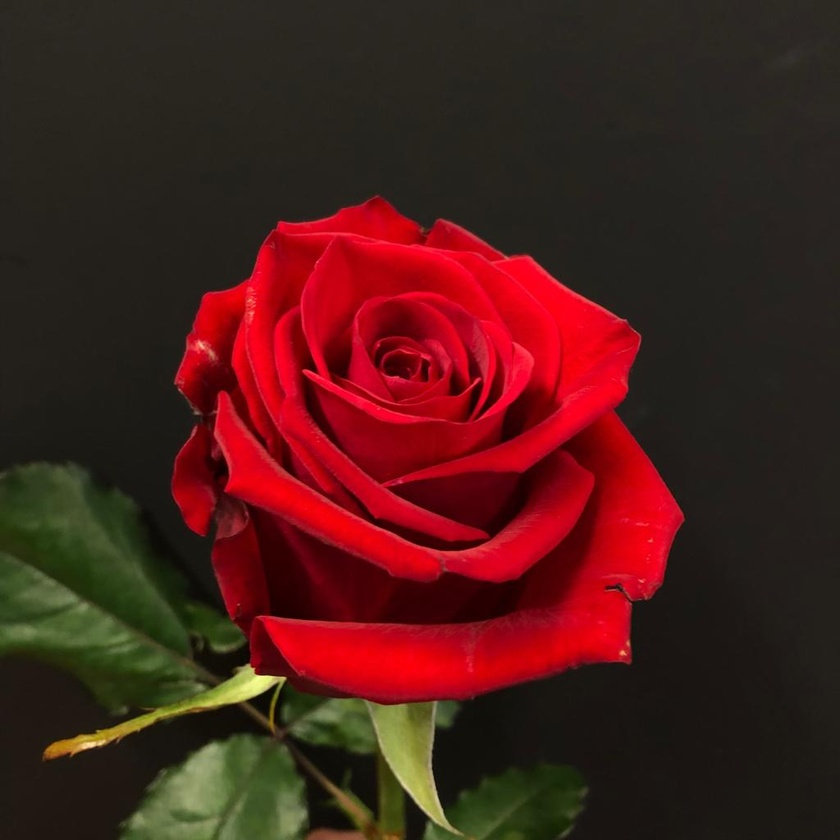
#> input picture Red.jpg, 840 x 840 px, shrunk from 1024 x 1024 before the run
$ python assignment4.py
#> lines starting #> are read from the running program, lines starting #| are printed output that depends on the picture
import numpy as np
import matplotlib.pyplot as plt
import cv2 as cv
from collections import Counter


def padding(img:np.array)->np.array:
    w, h = img.shape
    new_img = np.zeros(shape=(w+2,h+2))
    w, h = new_img.shape
    new_img[1:w-1,1:h-1] = img
    new_img.astype(int)
    return new_img

def convolute(img: int, kernel: int)->np.array:
    img = padding(np.array(img))
    _, k = kernel.shape
    w, h = img.shape
    new_w, new_h = w-k+1, h-k+1
    conv_img = np.zeros(shape=(new_w,new_h))
    for i in range(new_w):
        for j in range(new_h):
            mat = img[i:i+k,j:j+k]
            conv_img[i,j] = np.sum(np.multiply(kernel,mat))
            if conv_img[i,j]<0:
                conv_img[i,j]=0
            elif(conv_img[i,j]>255):
                conv_img[i,j]=255

    return conv_img


def plot_img(x, y, pos, img, img_title):
    plt.subplot(x,y,pos)
    plt.title(img_title)
    plt.imshow(img,cmap='gray')

def main():

    x, y = 3, 2
    pos, channel = 1, 0

    img_path = 'Red.jpg'
    grayscale = cv.imread(img_path,0)
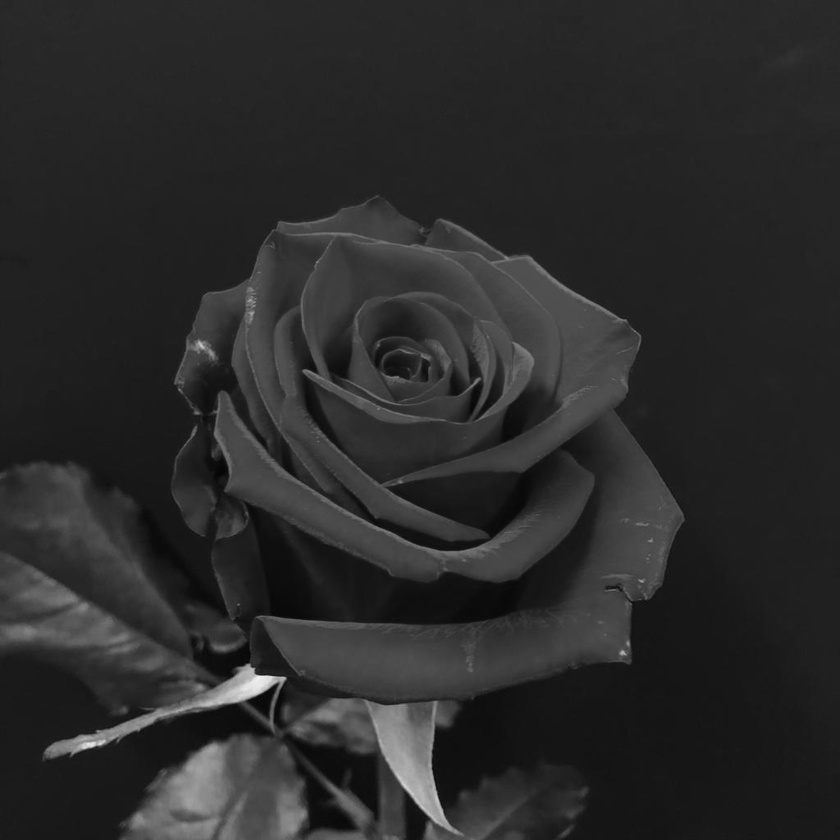
#> grayscale: shape (840, 840); min 4, max 243, mean 42.8
    plot_img(x,y,pos,grayscale,"Gray Scale Main Image")


    '''Question 1-: Comparison between built in and Custom histogram'''
    # find histogram by own process
    img = np.array(grayscale)
    img = img.reshape(-1)
    yaxis = np.zeros((256,),dtype=int)
    for i in range(0,len(img)):
        yaxis[img[i]] += 1
#> after the loop, yaxis = 256 values, max 36157 at index 33, min 0 at index 0, mean 2756.2

    #print(y)
    xaxis = np.array([i for i in range(0,256)])
#> xaxis = 256 values from 0 to 255
    #print(x.shape,y.shape)
    plt.subplot(x,y,pos+2)
    plt.title('Customize Histogram')
    plt.plot(x,y)
    plt.bar(xaxis,yaxis,width=1.001)

    #built in histogram
    plt.subplot(x,y,pos+3)
    plt.title('Built In Histogram')
    plt.hist(img.ravel(),256,[0,256])


    '''Question2-: Comparison between built in kernel function and custom kernel'''
    kernel = np.array([
        [3,0,-3],
        [10,0,-10],
        [3,0,-3]
    ])
    print("Values of kernal={}".format(kernel))
    grayscale = cv.imread(img_path,0)
    my_kernel_output = convolute(img=grayscale,kernel=kernel)
#> after the loop in convolute, `for i in range(new_w):`:
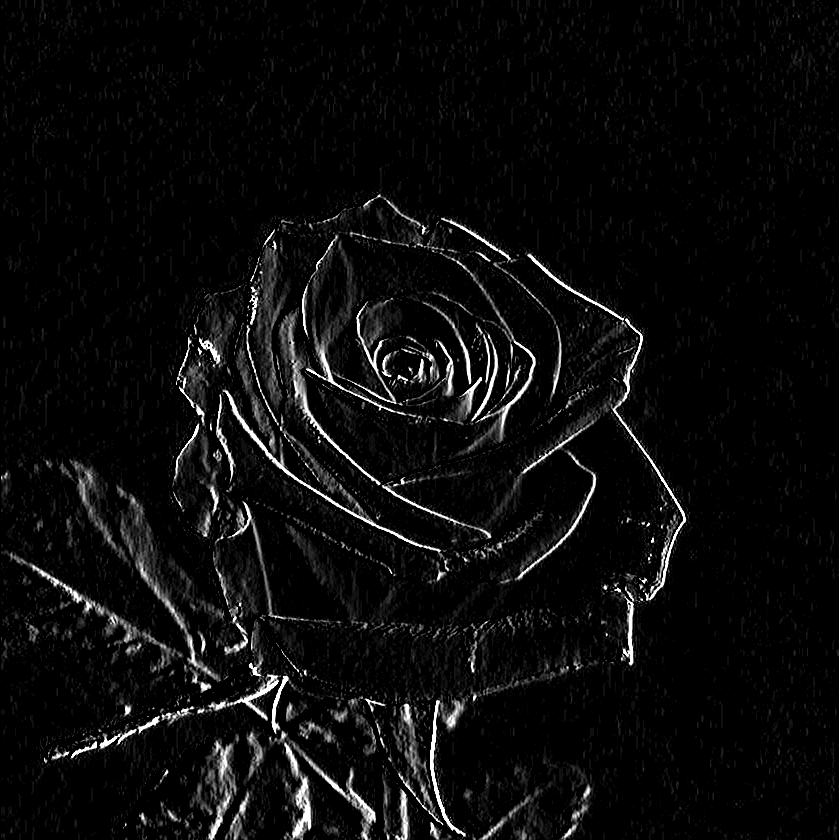
#> conv_img: shape (840, 840) float64; min 0, max 255, mean 12.3
    kernel_output = cv.filter2D(grayscale,-1,kernel)

    plt.subplot(x,y,pos+4)
    plt.title('Customize Convolution Kernel/Filter')
    plt.imshow(my_kernel_output,cmap='gray')

    plt.subplot(x,y,pos+5)
    plt.title('Built In Convolution Kernel/Filter')
    plt.imshow(kernel_output,cmap='gray')

    plt.show()
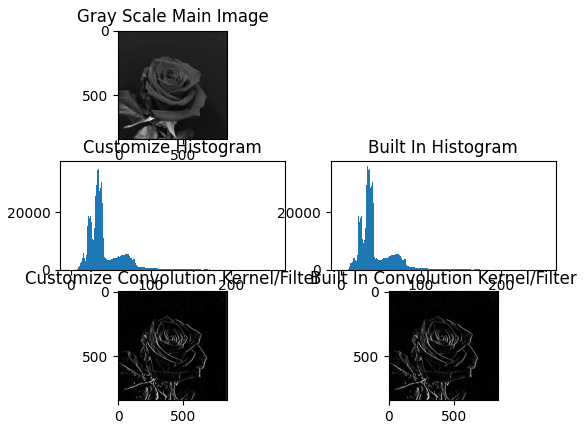
#> figure drawn by matplotlib, 5 panels; panel 2: tallest bar 36157 high, from x = 32.5 to 33.5; panel 3: tallest bar 36157 high, from x = 33 to 34

if __name__ == '__main__':
    main()
